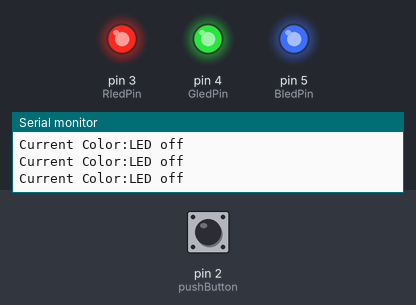
This sketch was run on a simulated Arduino Uno, built with avr-gcc and run on an emulated ATmega328P. On the bench: output pins drawn as LEDs (lit = HIGH), the last lines printed to the serial monitor. The test bench sets the inputs (shaded band); at power-on: pin 2 (pushButton) LOW.

Above: at 1.2 s.
1.3 s: pin 2 (pushButton) pulled HIGH for 1 s
At 2.9 s:
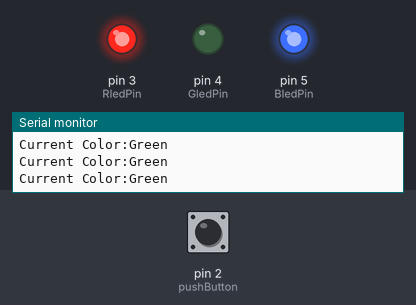
4.3 s: pin 2 (pushButton) pulled HIGH for 0.15 s
At 5.2 s:
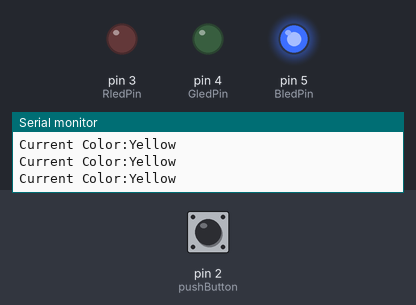
7.4 s: pin 2 (pushButton) pulsed HIGH 2 times (0.12 s each, 0.3 s apart)
At 8.2 s:
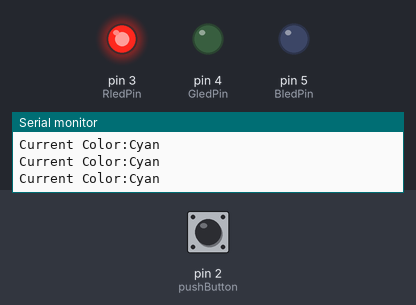
11.0 s: pin 2 (pushButton) pulsed HIGH 5 times (0.12 s each, 0.3 s apart)
At 13.7 s:
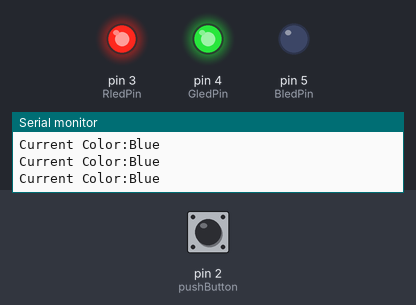
Timing chart, 0 to 15.2 s (numbered marks = the images above; inputs shaded):
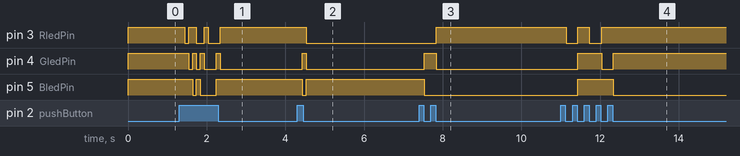

Measured:
- after the input at 1.3 s, pin 3 (RledPin): goes LOW 0.10 s, HIGH 0.20 s, LOW 0.20 s, HIGH 0.10 s, LOW 0.30 s, then HIGH, starting after 0.14 s; pin 4 (GledPin): goes LOW 0.10 s, HIGH 0.10 s, LOW 0.10 s, HIGH 0.10 s, LOW 0.30 s, HIGH 0.10 s, then LOW, starting after 0.24 s
- after the input at 4.3 s, pin 3 (RledPin): HIGH → LOW after 0.23 s; pin 4 (GledPin): LOW → HIGH after 0.13 s, → LOW 0.10 s later; pin 5 (BledPin): HIGH → LOW after 0.13 s, → HIGH 0.10 s later
- after the input at 7.4 s, pin 3 (RledPin): LOW → HIGH after 0.44 s; pin 4 (GledPin): LOW → HIGH after 0.13 s, → LOW 0.31 s later; pin 5 (BledPin): HIGH → LOW after 0.13 s
- after the input at 11.0 s, pin 3 (RledPin): alternates HIGH for 0.29 s and LOW for 0.30 s, 4 changes in all, then stays HIGH, starting after 0.14 s; pin 4 (GledPin): LOW → HIGH after 0.43 s, → LOW 0.60 s later, → HIGH 0.29 s later; pin 5 (BledPin): LOW → HIGH after 0.43 s, → LOW 0.90 s later

The sketch:

sketch_sep23a_copy_20260930155035.ino
```cpp
const int pushButton=2;
const int RledPin=3;
const int GledPin=4;
const int BledPin=5;

int buttonState=0;
int ledcolor=0;
String currentcolor="led";
void setup() {
  pinMode(RledPin, OUTPUT);
  pinMode(GledPin, OUTPUT);
  pinMode(BledPin, OUTPUT);
  pinMode(pushButton, INPUT);
  Serial.begin(9600);
}

void loop() {
  buttonState = digitalRead(pushButton);
  Serial.print("Current Color:");
  Serial.println(currentcolor);
  if(buttonState == HIGH){
    ledcolor = ledcolor + 1;
    delay(100);
  }
  if(ledcolor == 0){
    currentcolor="LED off";
    digitalWrite(RledPin, HIGH);
    digitalWrite(GledPin, HIGH);
    digitalWrite(BledPin, HIGH);
  }
  else if(ledcolor == 1){
    currentcolor="Red";
    digitalWrite(RledPin, LOW);
    digitalWrite(GledPin, HIGH);
    digitalWrite(BledPin, HIGH);
  }
  else if(ledcolor == 2){
    currentcolor="Green";
    digitalWrite(RledPin, HIGH);
    digitalWrite(GledPin, LOW);
    digitalWrite(BledPin, HIGH);
  }
  else if(ledcolor == 3){
    currentcolor="Blue";
    digitalWrite(RledPin, HIGH);
    digitalWrite(GledPin, HIGH);
    digitalWrite(BledPin, LOW);
  }
  else if(ledcolor == 4){
    currentcolor="Yellow";
    digitalWrite(RledPin, LOW);
    digitalWrite(GledPin, LOW);
    digitalWrite(BledPin, HIGH);
  }
  else if(ledcolor == 5){
    currentcolor="Purple";
    digitalWrite(RledPin, LOW);
    digitalWrite(GledPin, HIGH);
    digitalWrite(BledPin, LOW);
  }
  else if(ledcolor == 6){
    currentcolor="Cyan";
    digitalWrite(RledPin, HIGH);
    digitalWrite(GledPin, LOW);
    digitalWrite(BledPin, LOW);
  }
  else if(ledcolor == 7){
    currentcolor="White";
    digitalWrite(RledPin, LOW);
    digitalWrite(GledPin, LOW);
    digitalWrite(BledPin, LOW);
  }
  else if(ledcolor == 8){
    ledcolor = 0;
  }
}
```
